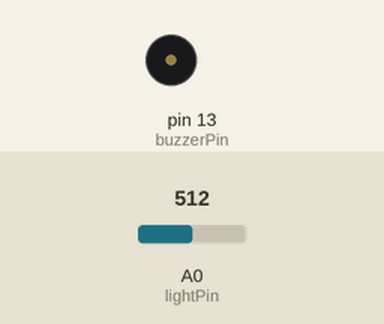
Recording of a sketch running on a simulated Arduino Uno, built with avr-gcc and run on an emulated ATmega328P. Parts: buzzer (waves = sounding). The inputs (shaded band) are chosen by the test bench; at power-on: A0 (lightPin) = 512. What the sketch prints to the serial monitor is not drawn.

Above: at 0.1 s.
At 5.1 s:
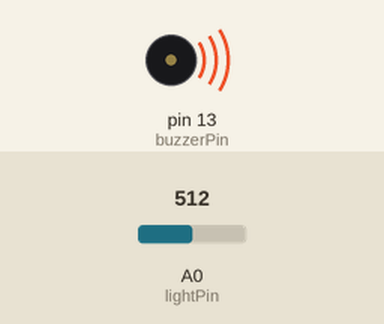
Timing chart, 0 to 6.6 s (numbered marks = the images above):
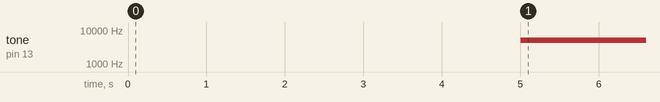

The sketch:

thereno.ino
```cpp
/* This program reads from an LDR connected at analog pin A0
 *  and outputs a freq corresponding to the amount of light
 *  to a buzzer at pin 13
 * So you can control  the freq of the buzzer by movin your
 * hand above the light sensor
 */
 const int lightPin = A0;
const int buzzerPin = 13;
int sensorLow = 100;
int sensorHigh = 500;
int sensorVal;
int buzzerFreq;

void setup() {
  // put your setup code here, to run once:
  Serial.begin(9600);
  pinMode(buzzerPin, OUTPUT);
  pinMode(lightPin, INPUT);
}

void loop() {
  // put your main code here, to run repeatedly:
  // callibration
  while (millis() < 5000){
      sensorVal = analogRead(lightPin);
      if (sensorVal < sensorLow){
        sensorLow = sensorVal;
      }
      if (sensorVal > sensorHigh){
        sensorHigh = sensorVal;
      }
      Serial.println(sensorVal);
      Serial.println(sensorLow);
      Serial.println(sensorHigh);
      Serial.println();
  }
  // execution
  sensorVal = analogRead(lightPin);
  int pitch = map(sensorVal, sensorLow, sensorHigh, 500, 5000);
  tone(buzzerPin, pitch, 10);
  Serial.println(pitch);
  Serial.println(sensorVal);
  Serial.println();
}
```

Measured:
- by itself, tone on pin 13 (buzzerPin): silent → 5000 Hz at 5.0 s
